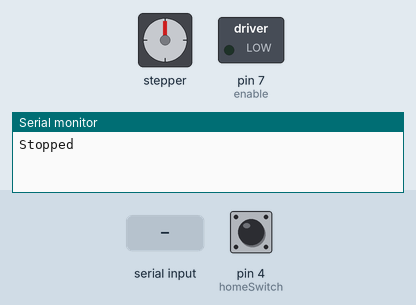
Bench run of a sketch on a simulated Arduino Uno, built with avr-gcc and run on an emulated ATmega328P. Parts: stepper motor, switched loads named in the sketch (green lamp = pin HIGH), the last lines printed to the serial monitor. Inputs (shaded band) come from the test bench; at power-on: pin 4 (homeSwitch) HIGH. Stepper angles assume 400 steps per turn.

Above: at 1.2 s.
1.3 s: "H90\n" received over Serial
At 1.66 s:
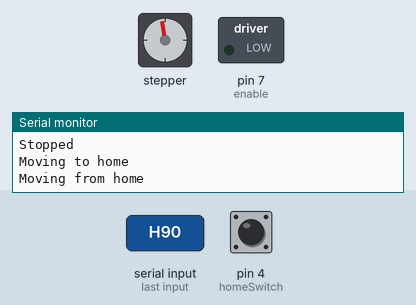
At 2.07 s:
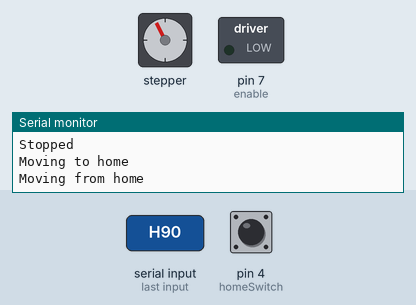
4.3 s: pin 4 (homeSwitch) pulled LOW for 0.15 s
At 4.69 s:
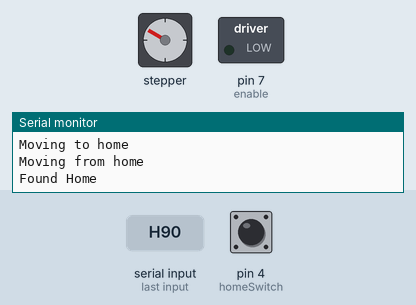
7.3 s: "S90\n" received over Serial
At 7.69 s:
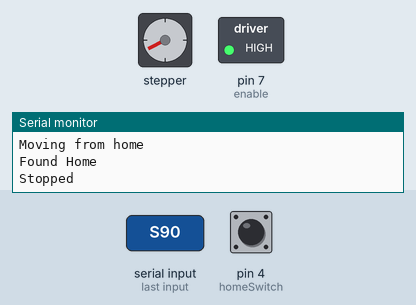
10.3 s: "S,45\n" received over Serial
13.3 s: "90,45\n" received over Serial
16.3 s: "5\n" received over Serial
Timing chart, 0 to 20.3 s (numbered marks = the images above; inputs shaded):
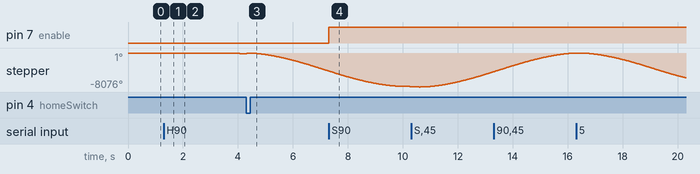

Measured:
- after the input at 1.3 s, stepper: keeps turning counter-clockwise at about 45°/s, starting after 0.10 s
- after the input at 7.3 s, pin 7 (enable): LOW → HIGH at once

The sketch:

StockDrive.ino
```cpp
#include <AccelStepper.h>

// Define a stepper and the pins it will use
int homeSwitch = 4;
int limitSwitch = 11;
int enable = 7;                     //Note that the enabled being low means
//define the speeds used
long mSpeed = 4000;                 //move 4000 steps per sec; regular speed for moving to cut lengths
long Acc = 2000;                    // normal acc used for moving to cut lengths
long MoveToHomeSpeed = -2000;       //used for moving to home
long MoveFromHomeSpeed = 50;        //used for moving away from home

AccelStepper stepper(AccelStepper::DRIVER, 9, 8); //step = pin 9, dir = pin 8

boolean stopped = 0;

float inchPerRev = .25;                     //.25 inch per rev

int stepsPerRev = 400;                    //steps per rev
long pos  = 0;
String inString = "";

long ConvertInchPos(float Inch){                //creates a number of steps out of given inches
  long pos = Inch*stepsPerRev/inchPerRev;
  return pos;
}


float getInchPos(){
  float inches = stepper.currentPosition()*inchPerRev/(stepsPerRev);
  return inches;
}


void stopMotor(){
  stepper.stop();                 //Stops the motor as quickly as possible
  digitalWrite(enable, HIGH);     //disengauge the coils
  if(!stopped){                   //let the user know the motor is stopped
    Serial.println("Stopped");
  }
  stopped = 1;                    //set machine to stopped
}


void serialEvent() {              //happens when the arduino receives a message
  while (Serial.available() > 0){ //while there is data available at the serial port
    int inChar = Serial.read();   //take the first character available and store it in inChar
    switch((char)inChar){         //check to see is inChar is any of the following
      case 'S':                   //if inChar is an 'S'
        stopMotor();              //stop the motor
        break;
      case 'H':                   //if inChar is an 'H'
        FindHome();               //recalibrate the home position
        break;
      case 'R':                   //if inChar is an 'R'
         sendLength();            //send the current length back
      default:                    //if none of the above
        if(inChar != '\n'){       //check to see if this is the end of the message; If not
          inString += (char)inChar;//put the character into a string
        }else{                     //if that was the end of the message
          float dist = inString.toFloat();//convert the string to a number
          pos = ConvertInchPos(dist);//set the number as the new target position
          inString = "";             //clear the string for next time
        }
    }
 }

}


void FindHome(){// routine used to find the home position
  stopped = 0;
  digitalWrite(enable, LOW);
  stepper.setSpeed(MoveToHomeSpeed);                        //Travel in reverse at a slow speed
  Serial.println("Moving to home");                         //lower acceleration
  while(digitalRead(homeSwitch) == LOW){                    //while the home switch is not pushed in continue moving backwards
    stepper.runSpeed();
  }
  delay(100);
  stepper.setSpeed(MoveFromHomeSpeed);                       //Travel in reverse at a slow speed
  Serial.println("Moving from home");                        //lower Speed Change Direction
  while(digitalRead(homeSwitch) == HIGH){                    //while the home switch is pushed in continue forward
    stepper.runSpeed();
  }
  Serial.println("Found Home");
  stepper.setCurrentPosition(0);                              //set the new position to 0
  stepper.moveTo(0);
  stepper.setMaxSpeed(mSpeed);                                //return max speed to normal
  stepper.setAcceleration(Acc);                               //return Acceleration to normal
  stopped = 0;
}


void sendLength(){
   Serial.println(getInchPos());                              //send the current length to the computer
}


void setup()
{
  stepper.setPinsInverted(true, false, false);                //sets the direction to inverted
  pinMode(limitSwitch, INPUT);                                //limit switch as an input
  pinMode(homeSwitch, INPUT);                                 //homeswitch as an input
  pinMode(enable, OUTPUT);                                    //set the enable as an output
  Serial.begin(9600);                                         //turns on the serial port
  stopped = 1;                                                //makes sure the machine is stopped when started
  stepper.setMaxSpeed(mSpeed);                                //set the normal speed
  stepper.setAcceleration(Acc);                               //set the normal acc
  digitalWrite(enable, LOW);                                  //turn the coils on

  digitalWrite(homeSwitch, HIGH);                             //connect pin to an internal pull up resistor
  digitalWrite(limitSwitch,HIGH);                             //connect pin to an internal pull up resistor
  pos = 0;                                                    //set position to 0
  Serial.println("Stopped");
  stepper.moveTo(pos);                                        //tells machine to move to position
}


void loop(){
  if (stepper.distanceToGo() == 0){                           //if the stepper is at the location
    stepper.moveTo(pos);                                      //move to next pos
  }

//  if(digitalRead(homeSwitch)){
//    stopMotor();
//  }
  //if(!stopped){
    stepper.run();                                            //move one step
  //}

}
```
